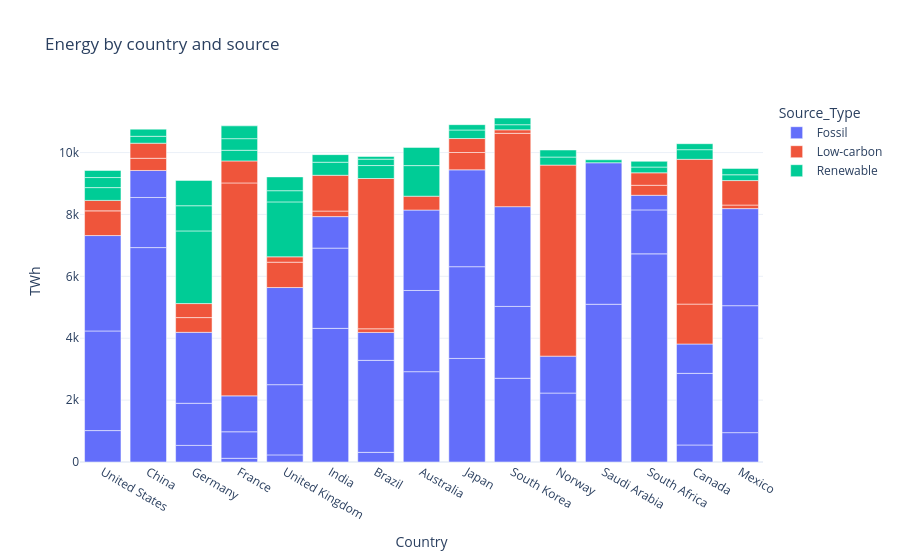

This figure's notebook cell:
### Code cell
# exploratory — the default stacked bar: absolute TWh, 8 sources, 8 colours, alphabetical countries

fig = px.bar(df, x='Country', y='TWh', color='Source_Type', title='Energy by country and source',
             template='plotly_white')
fig.show()

### Figure 1 — Plotly figure (JSON) as saved in the notebook; plotly's stock layout.template omitted (floating-point values rounded to 4 significant figures)
{"data": [{"alignmentgroup": "True", "hovertemplate": "Source_Type=Fossil<br>Country=%{x}<br>TWh=%{y}<extra></extra>", "legendgroup": "Fossil", "marker": {"color": "#636efa", "pattern": {"shape": ""}}, "name": "Fossil", "offsetgroup": "Fossil", "orientation": "v", "showlegend": true, "textposition": "auto", "type": "bar", "x": ["United States", "United States", "United States", "China", "China", "China", "Germany", "Germany", "Germany", "France", "France", "France", "United Kingdom", "United Kingdom", "United Kingdom", "India", "India", "India", "Brazil", "Brazil", "Brazil", "Australia", "Australia", "Australia", "Japan", "Japan", "Japan", "South Korea", "South Korea", "South Korea", "Norway", "Norway", "Saudi Arabia", "Saudi Arabia", "South Africa", "South Africa", "South Africa", "Canada", "Canada", "Canada", "Mexico", "Mexico", "Mexico"], "xaxis": "x", "y": [1015, 3220, 3083, 6929.0, 1620, 872, 537, 1361, 2293, 120, 857, 1160, 230, 2269, 3139, 4319, 2593, 1018, 312, 2973, 902, 2919, 2624, 2599, 3347, 2965, 3130, 2706, 2322, 3224, 2228, 1193, 5098, 4573, 6727, 1421, 472, 550, 2315, 948, 949, 4103, 3137], "yaxis": "y"}, {"alignmentgroup": "True", "hovertemplate": "Source_Type=Low-carbon<br>Country=%{x}<br>TWh=%{y}<extra></extra>", "legendgroup": "Low-carbon", "marker": {"color": "#EF553B", "pattern": {"shape": ""}}, "name": "Low-carbon", "offsetgroup": "Low-carbon", "orientation": "v", "showlegend": true, "textposition": "auto", "type": "bar", "x": ["United States", "United States", "China", "China", "Germany", "Germany", "France", "France", "United Kingdom", "United Kingdom", "India", "India", "Brazil", "Brazil", "Australia", "Japan", "Japan", "South Korea", "South Korea", "Norway", "South Africa", "South Africa", "Canada", "Canada", "Mexico", "Mexico"], "xaxis": "x", "y": [798, 339, 394, 488, 476, 453, 6882, 711, 819, 174, 180, 1156, 118, 4857, 448, 560, 452, 2370, 114, 6174, 323, 403, 1290, 4679, 115, 791], "yaxis": "y"}, {"alignmentgroup": "True", "hovertemplate": "Source_Type=Renewable<br>Country=%{x}<br>TWh=%{y}<extra></extra>", "legendgroup": "Renewable", "marker": {"color": "#00cc96", "pattern": {"shape": ""}}, "name": "Renewable", "offsetgroup": "Renewable", "orientation": "v", "showlegend": true, "textposition": "auto", "type": "bar", "x": ["United States", "United States", "United States", "China", "China", "Germany", "Germany", "Germany", "France", "France", "France", "United Kingdom", "United Kingdom", "United Kingdom", "India", "India", "Brazil", "Brazil", "Brazil", "Australia", "Australia", "Japan", "Japan", "South Korea", "South Korea", "Norway", "Norway", "Saudi Arabia", "South Africa", "South Africa", "Canada", "Canada", "Mexico", "Mexico"], "xaxis": "x", "y": [413, 325, 229, 223, 231, 2348, 814, 819, 344, 376, 413, 1775, 362, 446, 422, 245, 419, 206, 87, 989, 588, 275, 173, 165, 213, 260, 228, 96, 186, 186, 312, 193, 188, 205], "yaxis": "y"}], "layout": {"autosize": true, "barmode": "relative", "legend": {"title": {"text": "Source_Type"}, "tracegroupgap": 0}, "title": {"text": "Energy by country and source"}, "xaxis": {"anchor": "y", "autorange": true, "domain": [0, 1], "range": [-0.5, 14.5], "title": {"text": "Country"}, "type": "category"}, "yaxis": {"anchor": "x", "autorange": true, "domain": [0, 1], "range": [0, 11700.0], "title": {"text": "TWh"}, "type": "linear"}}}
